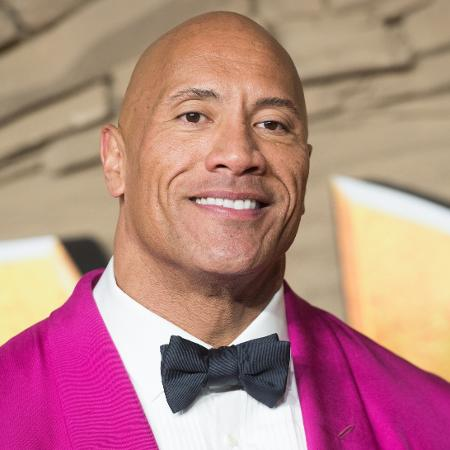
#> input picture PET_Visão_Computacional/Códigos/imagens/therock.jpg, 450 x 450 px
$ python 3_filtros_passa_baixas.py
#> lines starting #> are read from the running program, lines starting #| are printed output that depends on the picture
""" --------------------------------------------------------------------------------------------------------
Escolha uma imagem colorida do rosto de uma pessoa famosa e aplique os seguintes filtros passa baixas 5x5:

a) filtro da média;
b) filtro gaussiano;
c) filtro da mediana.

Aplique a cada banda da imagem (vermelho, verde e azul) e plote o resultado à direita da imagem original.

O que você pôde observar?
----------------------------------------------------------------------------------------------------------"""

from matplotlib import pyplot as plt
import numpy as np
import cv2 as cv

theRock = cv.cvtColor(cv.imread("imagens/therock.jpg", 1), cv.COLOR_BGR2RGB)

(blue, green, red) = cv.split(theRock)
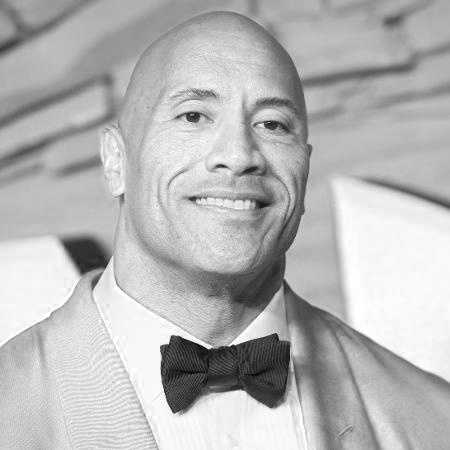
#> blue: shape (450, 450); min 4, max 255, mean 182.6
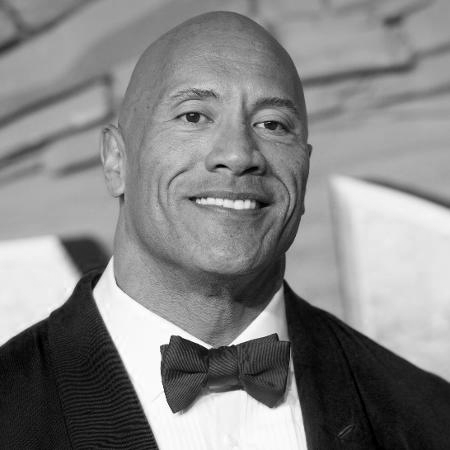
#> green: shape (450, 450); min 0, max 255, mean 133.2
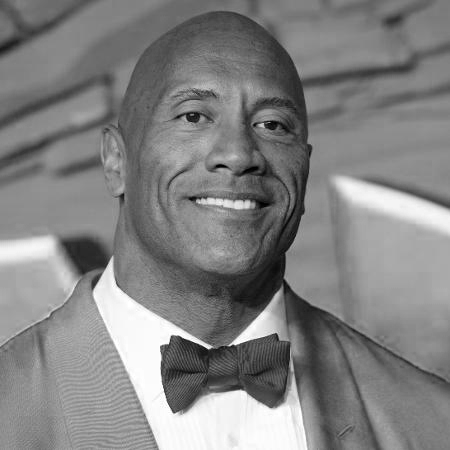
#> red: shape (450, 450); min 0, max 255, mean 130.3

# Average Filter (BGR)
theRock_averageBlur_blue = cv.blur(blue, (5, 5))
theRock_averageBlur_green = cv.blur(green, (5, 5))
theRock_averageBlur_red = cv.blur(red, (5, 5))

# Gaussian Filter (BGR)
theRock_gaussianBlur_blue = cv.GaussianBlur(blue, (5, 5), 0)
theRock_gaussianBlur_green = cv.GaussianBlur(green, (5, 5), 0)
theRock_gaussianBlur_red = cv.GaussianBlur(red, (5, 5), 0)

# Median Filter (BGR)
theRock_medianBlur_blue = cv.medianBlur(blue, 5)
theRock_medianBlur_green = cv.medianBlur(green, 5)
theRock_medianBlur_red = cv.medianBlur(red, 5)

plt.subplot(451), plt.imshow(theRock), plt.title('Original', y=-0.21, fontsize=10)
plt.xticks([]), plt.yticks([])
plt.subplot(452), plt.imshow(cv.cvtColor(blue, cv.COLOR_BGR2RGB)), plt.title('Canal Azul', y=-0.21, fontsize=10)
plt.xticks([]), plt.yticks([])
plt.subplot(453), plt.imshow(cv.cvtColor(theRock_averageBlur_blue, cv.COLOR_BGR2RGB)), plt.title('Filtro da Média - BLUE', y=-0.21, fontsize=10)
plt.xticks([]), plt.yticks([])
plt.subplot(454), plt.imshow(cv.cvtColor(theRock_gaussianBlur_blue, cv.COLOR_BGR2RGB)), plt.title('Filtro Gaussiano - BLUE', y=-0.21, fontsize=10)
plt.xticks([]), plt.yticks([])
plt.subplot(455), plt.imshow(cv.cvtColor(theRock_medianBlur_blue, cv.COLOR_BGR2RGB)), plt.title('Filtro da Mediana - BLUE', y=-0.21, fontsize=10)
plt.xticks([]), plt.yticks([])

plt.subplot(456), plt.imshow(theRock), plt.title('Original', y=-0.21, fontsize=10)
plt.xticks([]), plt.yticks([])
plt.subplot(457), plt.imshow(cv.cvtColor(green, cv.COLOR_BGR2RGB)), plt.title('Canal Verde', y=-0.21, fontsize=10)
plt.xticks([]), plt.yticks([])
plt.subplot(458), plt.imshow(cv.cvtColor(theRock_averageBlur_green, cv.COLOR_BGR2RGB)), plt.title('Filtro da Média - GREEN', y=-0.21, fontsize=10)
plt.xticks([]), plt.yticks([])
plt.subplot(459), plt.imshow(cv.cvtColor(theRock_gaussianBlur_green, cv.COLOR_BGR2RGB)), plt.title('Filtro Gaussiano - GREEN', y=-0.21, fontsize=10)
plt.xticks([]), plt.yticks([])
plt.subplot(4,5,10), plt.imshow(cv.cvtColor(theRock_medianBlur_green, cv.COLOR_BGR2RGB)), plt.title('Filtro da Mediana - GREEN', y=-0.21, fontsize=10)
plt.xticks([]), plt.yticks([])

plt.subplot(4,5,11), plt.imshow(theRock), plt.title('Original', y=-0.21, fontsize=10)
plt.xticks([]), plt.yticks([])
plt.subplot(4,5,12), plt.imshow(cv.cvtColor(red, cv.COLOR_BGR2RGB)), plt.title('Canal Vermelho', y=-0.21, fontsize=10)
plt.xticks([]), plt.yticks([])
plt.subplot(4,5,13), plt.imshow(cv.cvtColor(theRock_averageBlur_red, cv.COLOR_BGR2RGB)), plt.title('Filtro da Média - RED', y=-0.21, fontsize=10)
plt.xticks([]), plt.yticks([])
plt.subplot(4,5,14), plt.imshow(cv.cvtColor(theRock_gaussianBlur_red, cv.COLOR_BGR2RGB)), plt.title('Filtro Gaussiano - RED', y=-0.21, fontsize=10)
plt.xticks([]), plt.yticks([])
plt.subplot(4,5,15), plt.imshow(cv.cvtColor(theRock_medianBlur_red, cv.COLOR_BGR2RGB)), plt.title('Filtro da Mediana - RED', y=-0.21, fontsize=10)
plt.xticks([]), plt.yticks([])

plt.suptitle("Filtros de Passa Baixa", fontsize=20)

final = plt.gcf()

final.set_size_inches(13, 7)

plt.savefig("imagens/Semana3/Exercício1/Filtros_Passa_Baixa.png", dpi=199)
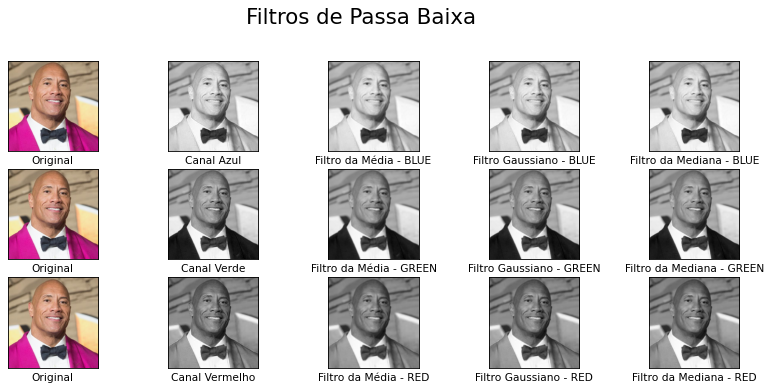
#> figure drawn by matplotlib, 15 panels

plt.show()

cv.waitKey(0)
cv.destroyAllWindows()

$ run again, with PET_Visão_Computacional/Códigos/imagens/enio.jpg copied over PET_Visão_Computacional/Códigos/imagens/therock.jpg
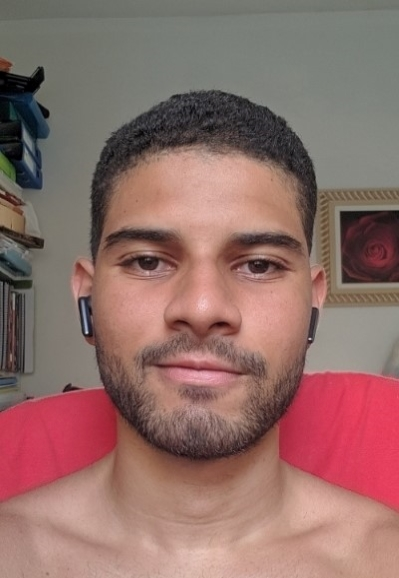
#> input picture PET_Visão_Computacional/Códigos/imagens/enio.jpg, 399 x 578 px
#> `(blue, green, red) = cv.split(theRock)`:
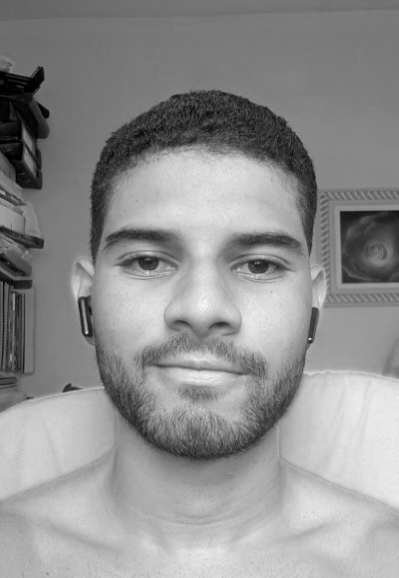
#> blue: shape (578, 399); min 0, max 253, mean 144.2
#> `(blue, green, red) = cv.split(theRock)`:
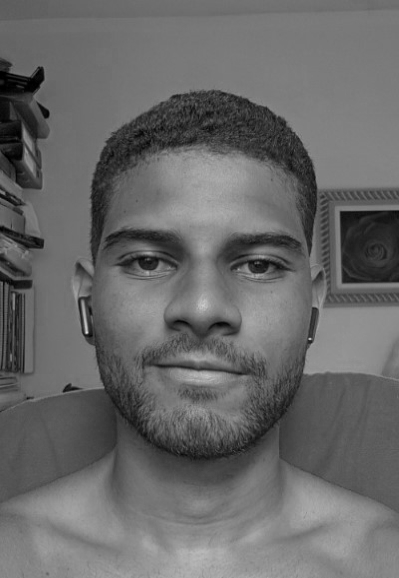
#> red: shape (578, 399); min 0, max 226, mean 104.5

$ run again, with PET_Visão_Computacional/Códigos/imagens/otto.jpg copied over PET_Visão_Computacional/Códigos/imagens/therock.jpg
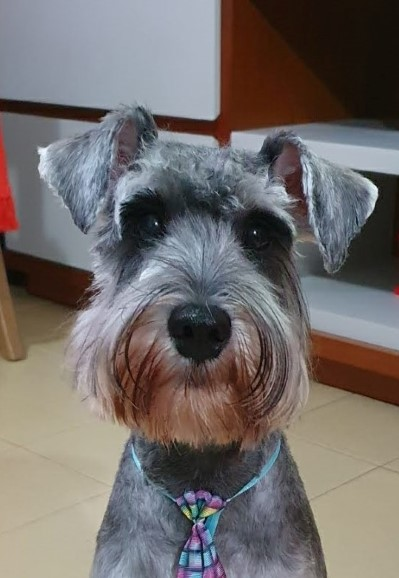
#> input picture PET_Visão_Computacional/Códigos/imagens/otto.jpg, 399 x 578 px
#> `(blue, green, red) = cv.split(theRock)`:
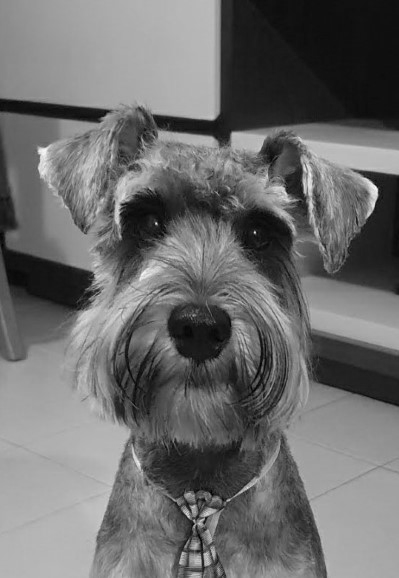
#> green: shape (578, 399); min 0, max 255, mean 108.3
#> `(blue, green, red) = cv.split(theRock)`:
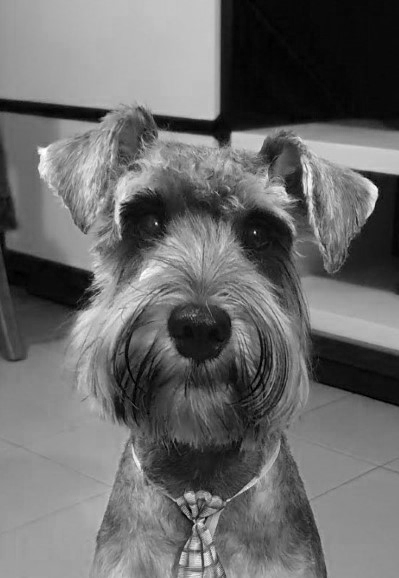
#> red: shape (578, 399); min 0, max 255, mean 106.4
